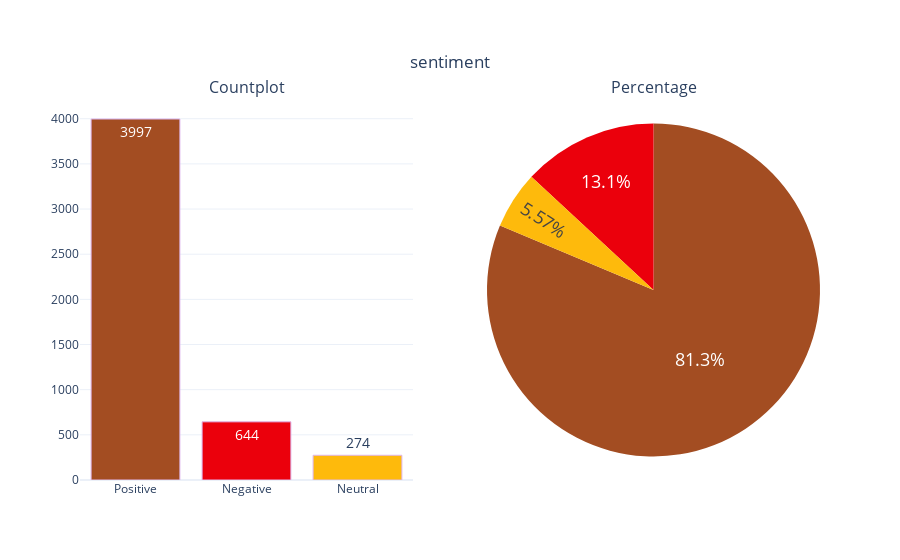

The code cell stored with this chart in its notebook:
### Code cell
categorical_variable_summary(df,"sentiment")

### Figure 1 — Plotly figure (JSON) as saved in the notebook; plotly's stock layout.template omitted (floating-point values rounded to 4 significant figures)
{"data": [{"marker": {"color": ["#A34D22", "#EB000C", "#FEBA0C", "#0C92EB", "#EB0CD5"], "line": {"color": "#DEB6EC", "width": 1}}, "name": "sentiment", "showlegend": false, "text": ["3997", "644", "274"], "textfont": {"size": 14}, "textposition": "auto", "x": ["Positive", "Negative", "Neutral"], "xaxis": "x", "y": [3997, 644, 274], "yaxis": "y", "type": "bar"}, {"domain": {"x": [0.55, 1], "y": [0, 1]}, "labels": ["Positive", "Negative", "Neutral"], "marker": {"colors": ["#A34D22", "#EB000C", "#FEBA0C", "#0C92EB", "#EB0CD5"]}, "name": "sentiment", "showlegend": false, "textfont": {"size": 18}, "textposition": "auto", "values": [3997, 644, 274], "type": "pie"}], "layout": {"annotations": [{"font": {"size": 16}, "showarrow": false, "text": "Countplot", "x": 0.225, "xanchor": "center", "xref": "paper", "y": 1, "yanchor": "bottom", "yref": "paper"}, {"font": {"size": 16}, "showarrow": false, "text": "Percentage", "x": 0.775, "xanchor": "center", "xref": "paper", "y": 1, "yanchor": "bottom", "yref": "paper"}], "title": {"text": "sentiment", "x": 0.5, "xanchor": "center", "y": 0.9, "yanchor": "top"}, "xaxis": {"anchor": "y", "domain": [0, 0.45]}, "yaxis": {"anchor": "x", "domain": [0, 1]}}}
